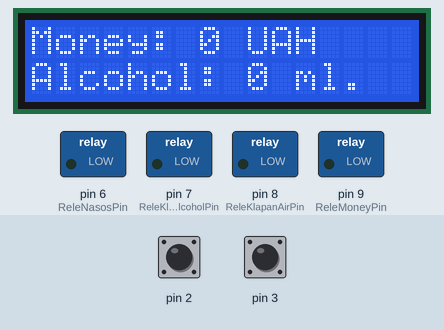
Recording of a sketch running on a simulated Arduino Uno, built with avr-gcc and run on an emulated ATmega328P. Shown: 16×2 character LCD, switched loads named in the sketch (green lamp = pin HIGH). The inputs (shaded band) are chosen by the test bench; at power-on: pin 3 HIGH, pin 2 HIGH. What the sketch prints to the serial monitor is not drawn.

Above: at 2.0 s.
2.1 s: pin 3 pulled LOW for 0.15 s
At 2.9 s:
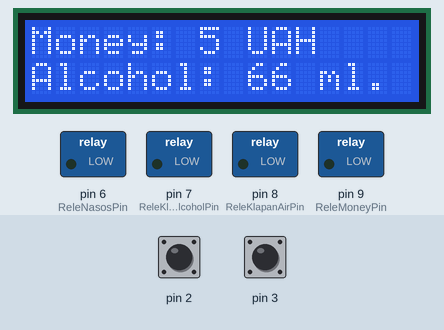
5.2 s: pin 3 pulled LOW for 1 s
At 7.0 s:
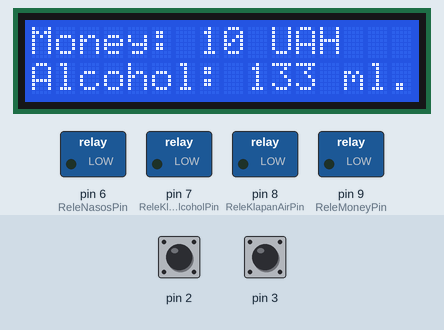
Timing chart, 0 to 8.5 s (numbered marks = the images above; inputs shaded):
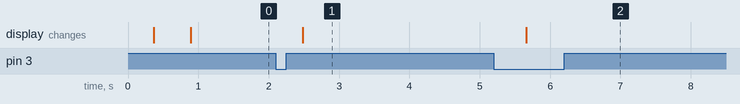

Measured:
- after the input at 2.1 s, the display: changes after 0.38 s (image 1)
- after the input at 5.2 s, the display: changes after 0.46 s (image 2)

The sketch:

Alcomat.ino
```cpp
int impulseLitr = 10000; // Количество имульсов на 1 литр
int impulseUAH = 5; // Количество гривен на 1 имульс
int costLitr = 75; // Цена за 1 литр
int startMoney = 5; // От какой суммы разрешать наливать
int allDistance = 100; // Высота бочки в сантиметрах

String phoneSMS = "+380681234567"; // Номер телефона для отправки СМС

int ReleOn = 1; // Значение порта для включение реле
int ReleOff = 0; // Значение порта для выключения реле

int ReleNasosPin = 6; // Пин контроллера для реле контроллера
int ReleKlapanAlcoholPin = 7; // Пин контроллера для реле клапана алкоголя
int ReleKlapanAirPin = 8; // Пин контроллера для реле клапана воздуха
int ReleMoneyPin = 9; // Пин контроллера для реле блокировки купюроприемника
int ButtonStartPin = 10; // Пин контроллера для кнопки СТАРТ


int countAlcohol; // Cчетчик имульсов с датчика протока
int countMoney; // Счетчик имульсов с купюроприемника
int alcoholGram; // Значение грамм за сумму
int cuurentMoney; // Значение денег в UAH
int currentDistance; // Текущий остаток в бочке
char lcd_buffer[16]; // Буфер для дисплея
char sms_buffer[64]; // Текст смс для отправки

////////////////////////Ультразвуковой датчик////////////////////////////////////
#include <Ultrasonic.h>
Ultrasonic ultrasonic(4,5); // (Trig PIN,Echo PIN) Ультразвуковой дальномер HR-SC04
//currentDistance = ultrasonic.Ranging(CM); // Получаем дистанциию в сантиметрах
/////////////////////////////////////////////////////////////////////////////////

////////////////////////////LCD I2C Дисплей/////////////////////////////////////
#include <Wire.h>
#include <LiquidCrystal_I2C.h>
LiquidCrystal_I2C lcd(0x27,16,2);  // set the LCD address to 0x27 for a 16 chars and 2 line display

////////////////////////////////////////////////////////////////////////////////


void setup()
{
  pinMode(ReleNasosPin, OUTPUT);
  pinMode(ReleKlapanAlcoholPin, OUTPUT);
  pinMode(ReleKlapanAirPin, OUTPUT);
  pinMode(ReleMoneyPin, OUTPUT);
  pinMode(ButtonStartPin, INPUT);

  digitalWrite(ReleNasosPin, ReleOff);
  digitalWrite(ReleKlapanAlcoholPin, ReleOff);
  digitalWrite(ReleKlapanAirPin, ReleOff);
  digitalWrite(ReleMoneyPin, ReleOff);

  digitalWrite(2, HIGH);
  digitalWrite(3, HIGH);
  digitalWrite(ButtonStartPin, HIGH);

  attachInterrupt(0, interruptAlcohol, FALLING);
  attachInterrupt(1, interruptMoney, FALLING);

  Serial.begin(9600);

  initGSM();
  lcd.init();
  delay(500);
  lcd.backlight();

  countAlcohol = 0;
  countMoney = 0;
  alcoholGram = 0;
}

void loop()
{
  cuurentMoney = countMoney * impulseUAH;
  alcoholGram = getVolumeGram(cuurentMoney);

  lcd.clear();
  lcd.setCursor(0,0);
  sprintf(lcd_buffer, "Money: %d UAH",cuurentMoney);
  lcd.print(lcd_buffer);
  lcd.setCursor(0,1);
  sprintf(lcd_buffer, "Alcohol: %d ml.",alcoholGram);
  lcd.print(lcd_buffer);


  if(countMoney >= startMoney) {

      if(digitalRead(ButtonStartPin) == 0) {

          getAlcohol(getVolumeImpulse(cuurentMoney)); // Наливаем алкоголь

          currentDistance = allDistance - ultrasonic.Ranging(CM); // Получаем остаток в бочке
          sprintf(sms_buffer, "Summa: %d UAH, Ostatok: %d CM",cuurentMoney,currentDistance); // Формируем СМС

          sendSMS(sms_buffer, phoneSMS); // Отправляем СМС
          countMoney = 0; // Сбрасываем количество денег
      }
  }

  delay(500);

}

void interruptAlcohol()
{
  static unsigned long millis_prev;
  if(millis()-100 > millis_prev) {
      countAlcohol++;
  }
  millis_prev = millis();
}

void interruptMoney()
{
  static unsigned long millis_prev;
  if(millis()-100 > millis_prev) {
      countMoney++;
  }
  millis_prev = millis();
}


////Функция получение грамм за сумму
int getVolumeGram(int Money)
{
  int impulseGram = impulseLitr / 1000;
  int impulseOneCost = impulseLitr / costLitr;
  int result = impulseOneCost * Money / impulseGram;

  return result;
}

////Функция получение количества импульсов за сумму
int getVolumeImpulse(int Money)
{
  int impulseOneCost = impulseLitr / costLitr;
  int result = impulseOneCost * Money;

  return result;
}

////Функция по наливанию алкоголя
void getAlcohol(int impulseAlcohol)
{
  countAlcohol = 0; // Сброс счетчика импульсов алкоголя

  digitalWrite(ReleMoneyPin, ReleOn); // Блокировка купюроприемника
  delay(500);
  digitalWrite(ReleKlapanAirPin, ReleOn); // Открываем клапан воздуха
  delay(100);
  digitalWrite(ReleNasosPin, ReleOn); // Включаем насос
  delay(200);
  digitalWrite(ReleKlapanAlcoholPin, ReleOn); // Открываем клапан алкоголя

  while(countAlcohol < impulseAlcohol)
  {
    //Ожидаем пока нальет
  }

  digitalWrite(ReleNasosPin, ReleOff);
  digitalWrite(ReleKlapanAlcoholPin, ReleOff);
  digitalWrite(ReleKlapanAirPin, ReleOff);
  digitalWrite(ReleMoneyPin, ReleOff);
}


////Функция инициализации модема
void initGSM()
{
  Serial.println("AT+CLIP=1");  //включаем АОН
  delay(100);
  Serial.println("AT+CMGF=1");  //режим кодировки СМС - обычный (для англ.)
  delay(100);
  Serial.println("AT+CSCS=\"GSM\"");  //режим кодировки текста
  delay(100);
}

////Функция отправки СМС
void sendSMS(String text, String phone)
{
  Serial.println("AT+CMGS=\"" + phone + "\"");
  delay(500);
  Serial.print(text);
  delay(500);
  Serial.print((char)26);
  delay(1000);
}
```
